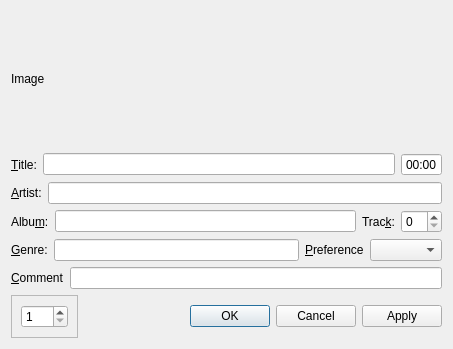
<?xml version="1.0" encoding="UTF-8"?>
<ui version="4.0">
 <class>MetaDataWidget</class>
 <widget class="QWidget" name="MetaDataWidget">
  <property name="geometry">
   <rect>
    <x>0</x>
    <y>0</y>
    <width>453</width>
    <height>349</height>
   </rect>
  </property>
  <property name="windowTitle">
   <string>Edit MetaData</string>
  </property>
  <layout class="QVBoxLayout" name="verticalLayout">
   <item>
    <widget class="QLabel" name="imageLabel">
     <property name="sizePolicy">
      <sizepolicy hsizetype="Expanding" vsizetype="Expanding">
       <horstretch>0</horstretch>
       <verstretch>0</verstretch>
      </sizepolicy>
     </property>
     <property name="text">
      <string>Image</string>
     </property>
    </widget>
   </item>
   <item>
    <layout class="QHBoxLayout" name="horizontalLayout_2">
     <item>
      <widget class="QLabel" name="label">
       <property name="sizePolicy">
        <sizepolicy hsizetype="Preferred" vsizetype="Preferred">
         <horstretch>0</horstretch>
         <verstretch>0</verstretch>
        </sizepolicy>
       </property>
       <property name="text">
        <string>&amp;Title:</string>
       </property>
       <property name="buddy">
        <cstring>titleLineEdit</cstring>
       </property>
      </widget>
     </item>
     <item>
      <widget class="QLineEdit" name="titleLineEdit">
       <property name="sizePolicy">
        <sizepolicy hsizetype="Expanding" vsizetype="Fixed">
         <horstretch>2</horstretch>
         <verstretch>0</verstretch>
        </sizepolicy>
       </property>
      </widget>
     </item>
     <item>
      <widget class="QTimeEdit" name="timeDisplay">
       <property name="sizePolicy">
        <sizepolicy hsizetype="Minimum" vsizetype="Fixed">
         <horstretch>0</horstretch>
         <verstretch>0</verstretch>
        </sizepolicy>
       </property>
       <property name="readOnly">
        <bool>true</bool>
       </property>
       <property name="buttonSymbols">
        <enum>QAbstractSpinBox::NoButtons</enum>
       </property>
       <property name="displayFormat">
        <string>mm:ss</string>
       </property>
      </widget>
     </item>
    </layout>
   </item>
   <item>
    <layout class="QHBoxLayout" name="horizontalLayout_3">
     <item>
      <widget class="QLabel" name="label_2">
       <property name="sizePolicy">
        <sizepolicy hsizetype="Preferred" vsizetype="Preferred">
         <horstretch>0</horstretch>
         <verstretch>0</verstretch>
        </sizepolicy>
       </property>
       <property name="text">
        <string>&amp;Artist:</string>
       </property>
       <property name="buddy">
        <cstring>artistLineEdit</cstring>
       </property>
      </widget>
     </item>
     <item>
      <widget class="QLineEdit" name="artistLineEdit">
       <property name="sizePolicy">
        <sizepolicy hsizetype="Expanding" vsizetype="Fixed">
         <horstretch>2</horstretch>
         <verstretch>0</verstretch>
        </sizepolicy>
       </property>
      </widget>
     </item>
    </layout>
   </item>
   <item>
    <layout class="QHBoxLayout" name="horizontalLayout_4">
     <item>
      <widget class="QLabel" name="label_3">
       <property name="text">
        <string>Albu&amp;m:</string>
       </property>
       <property name="buddy">
        <cstring>albumLineEdit</cstring>
       </property>
      </widget>
     </item>
     <item>
      <widget class="QLineEdit" name="albumLineEdit">
       <property name="sizePolicy">
        <sizepolicy hsizetype="Expanding" vsizetype="Fixed">
         <horstretch>2</horstretch>
         <verstretch>0</verstretch>
        </sizepolicy>
       </property>
      </widget>
     </item>
     <item>
      <layout class="QHBoxLayout" name="horizontalLayout">
       <item>
        <widget class="QLabel" name="label_4">
         <property name="sizePolicy">
          <sizepolicy hsizetype="Preferred" vsizetype="Preferred">
           <horstretch>0</horstretch>
           <verstretch>0</verstretch>
          </sizepolicy>
         </property>
         <property name="text">
          <string>Trac&amp;k:</string>
         </property>
         <property name="buddy">
          <cstring>trackSpinBox</cstring>
         </property>
        </widget>
       </item>
       <item>
        <widget class="QSpinBox" name="trackSpinBox">
         <property name="sizePolicy">
          <sizepolicy hsizetype="Minimum" vsizetype="Fixed">
           <horstretch>0</horstretch>
           <verstretch>0</verstretch>
          </sizepolicy>
         </property>
        </widget>
       </item>
      </layout>
     </item>
    </layout>
   </item>
   <item>
    <layout class="QHBoxLayout" name="genrePrefLayout">
     <item>
      <widget class="QLabel" name="label_5">
       <property name="sizePolicy">
        <sizepolicy hsizetype="Preferred" vsizetype="Preferred">
         <horstretch>0</horstretch>
         <verstretch>0</verstretch>
        </sizepolicy>
       </property>
       <property name="text">
        <string>&amp;Genre:</string>
       </property>
       <property name="buddy">
        <cstring>genreLineEdit</cstring>
       </property>
      </widget>
     </item>
     <item>
      <widget class="QLineEdit" name="genreLineEdit">
       <property name="sizePolicy">
        <sizepolicy hsizetype="Expanding" vsizetype="Fixed">
         <horstretch>1</horstretch>
         <verstretch>0</verstretch>
        </sizepolicy>
       </property>
      </widget>
     </item>
     <item>
      <widget class="QLabel" name="label_7">
       <property name="text">
        <string>&amp;Preference</string>
       </property>
       <property name="buddy">
        <cstring>preferenceCombo</cstring>
       </property>
      </widget>
     </item>
     <item>
      <widget class="QComboBox" name="preferenceCombo">
       <property name="sizePolicy">
        <sizepolicy hsizetype="Minimum" vsizetype="Fixed">
         <horstretch>0</horstretch>
         <verstretch>0</verstretch>
        </sizepolicy>
       </property>
      </widget>
     </item>
    </layout>
   </item>
   <item>
    <layout class="QHBoxLayout" name="horizontalLayout_6">
     <item>
      <widget class="QLabel" name="label_6">
       <property name="text">
        <string>&amp;Comment</string>
       </property>
       <property name="buddy">
        <cstring>commentLineEdit</cstring>
       </property>
      </widget>
     </item>
     <item>
      <widget class="QLineEdit" name="commentLineEdit">
       <property name="sizePolicy">
        <sizepolicy hsizetype="Expanding" vsizetype="Fixed">
         <horstretch>3</horstretch>
         <verstretch>0</verstretch>
        </sizepolicy>
       </property>
      </widget>
     </item>
    </layout>
   </item>
   <item>
    <layout class="QHBoxLayout" name="horizontalLayout_8">
     <item>
      <widget class="QFrame" name="navButtonFrame">
       <property name="frameShape">
        <enum>QFrame::StyledPanel</enum>
       </property>
       <property name="frameShadow">
        <enum>QFrame::Raised</enum>
       </property>
       <layout class="QHBoxLayout" name="horizontalLayout_7">
        <item>
         <widget class="QSpinBox" name="spinBox">
          <property name="minimum">
           <number>1</number>
          </property>
          <property name="maximum">
           <number>999</number>
          </property>
          <property name="singleStep">
           <number>0</number>
          </property>
         </widget>
        </item>
       </layout>
      </widget>
     </item>
     <item>
      <spacer name="horizontalSpacer">
       <property name="orientation">
        <enum>Qt::Horizontal</enum>
       </property>
       <property name="sizeHint" stdset="0">
        <size>
         <width>58</width>
         <height>17</height>
        </size>
       </property>
      </spacer>
     </item>
     <item>
      <widget class="QDialogButtonBox" name="buttonBox">
       <property name="standardButtons">
        <set>QDialogButtonBox::Apply|QDialogButtonBox::Cancel|QDialogButtonBox::Ok</set>
       </property>
       <property name="centerButtons">
        <bool>false</bool>
       </property>
      </widget>
     </item>
    </layout>
   </item>
  </layout>
 </widget>
 <resources/>
 <connections/>
</ui>
